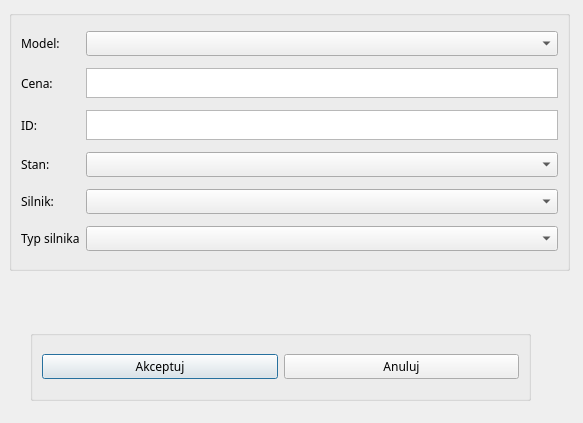
<?xml version="1.0" encoding="UTF-8"?>
<ui version="4.0">
 <class>AddMotorcycle</class>
 <widget class="QDialog" name="AddMotorcycle">
  <property name="geometry">
   <rect>
    <x>0</x>
    <y>0</y>
    <width>583</width>
    <height>423</height>
   </rect>
  </property>
  <property name="windowTitle">
   <string>Dialog</string>
  </property>
  <widget class="QGroupBox" name="formGroupBox">
   <property name="geometry">
    <rect>
     <x>9</x>
     <y>10</y>
     <width>561</width>
     <height>261</height>
    </rect>
   </property>
   <layout class="QGridLayout" name="gridLayout">
    <item row="4" column="1">
     <widget class="QComboBox" name="Stan_wybierz">
      <property name="font">
       <font>
        <family>Avenir Next</family>
       </font>
      </property>
     </widget>
    </item>
    <item row="0" column="0">
     <widget class="QLabel" name="Model">
      <property name="font">
       <font>
        <family>Avenir Next</family>
       </font>
      </property>
      <property name="text">
       <string>Model:</string>
      </property>
     </widget>
    </item>
    <item row="3" column="1">
     <widget class="QTextEdit" name="ID_pisz">
      <property name="maximumSize">
       <size>
        <width>500</width>
        <height>30</height>
       </size>
      </property>
      <property name="font">
       <font>
        <family>Avenir Next</family>
       </font>
      </property>
     </widget>
    </item>
    <item row="3" column="0">
     <widget class="QLabel" name="ID">
      <property name="font">
       <font>
        <family>Avenir Next</family>
       </font>
      </property>
      <property name="text">
       <string>ID:</string>
      </property>
     </widget>
    </item>
    <item row="4" column="0">
     <widget class="QLabel" name="Stan">
      <property name="font">
       <font>
        <family>Avenir Next</family>
       </font>
      </property>
      <property name="text">
       <string>Stan:</string>
      </property>
     </widget>
    </item>
    <item row="0" column="1">
     <widget class="QComboBox" name="Model_wybierz">
      <property name="font">
       <font>
        <family>Avenir Next</family>
       </font>
      </property>
     </widget>
    </item>
    <item row="2" column="1">
     <widget class="QTextEdit" name="Cena_pisz">
      <property name="minimumSize">
       <size>
        <width>100</width>
        <height>0</height>
       </size>
      </property>
      <property name="maximumSize">
       <size>
        <width>500</width>
        <height>30</height>
       </size>
      </property>
      <property name="font">
       <font>
        <family>Avenir Next</family>
       </font>
      </property>
     </widget>
    </item>
    <item row="2" column="0">
     <widget class="QLabel" name="Cena">
      <property name="font">
       <font>
        <family>Avenir Next</family>
       </font>
      </property>
      <property name="text">
       <string>Cena:</string>
      </property>
     </widget>
    </item>
    <item row="5" column="1">
     <widget class="QComboBox" name="Paliw_wybierz">
      <property name="font">
       <font>
        <family>Avenir Next</family>
       </font>
      </property>
     </widget>
    </item>
    <item row="5" column="0">
     <widget class="QLabel" name="Paliwo">
      <property name="font">
       <font>
        <family>Avenir Next</family>
       </font>
      </property>
      <property name="text">
       <string>Silnik:</string>
      </property>
     </widget>
    </item>
    <item row="6" column="1">
     <widget class="QComboBox" name="Typ_silnika_wybierz">
      <property name="maximumSize">
       <size>
        <width>500</width>
        <height>16777215</height>
       </size>
      </property>
      <property name="font">
       <font>
        <family>Avenir Next</family>
       </font>
      </property>
     </widget>
    </item>
    <item row="6" column="0">
     <widget class="QLabel" name="Typ_silnika">
      <property name="font">
       <font>
        <family>Avenir Next</family>
       </font>
      </property>
      <property name="text">
       <string>Typ silnika</string>
      </property>
     </widget>
    </item>
   </layout>
  </widget>
  <widget class="QGroupBox" name="horizontalGroupBox">
   <property name="geometry">
    <rect>
     <x>30</x>
     <y>330</y>
     <width>501</width>
     <height>71</height>
    </rect>
   </property>
   <layout class="QHBoxLayout" name="horizontalLayout">
    <item>
     <widget class="QPushButton" name="Akceptuj">
      <property name="font">
       <font>
        <family>Avenir Next</family>
       </font>
      </property>
      <property name="text">
       <string>Akceptuj</string>
      </property>
     </widget>
    </item>
    <item>
     <widget class="QPushButton" name="Anuluj">
      <property name="font">
       <font>
        <family>Avenir Next</family>
       </font>
      </property>
      <property name="text">
       <string>Anuluj</string>
      </property>
     </widget>
    </item>
   </layout>
  </widget>
 </widget>
 <resources/>
 <connections/>
</ui>
